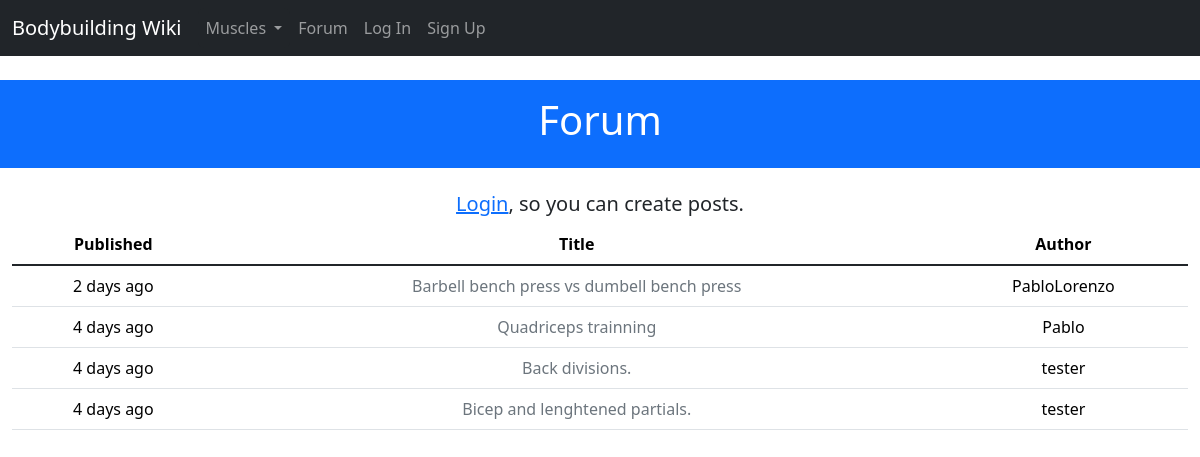
/forum, run on an earlier commit of the app's database.
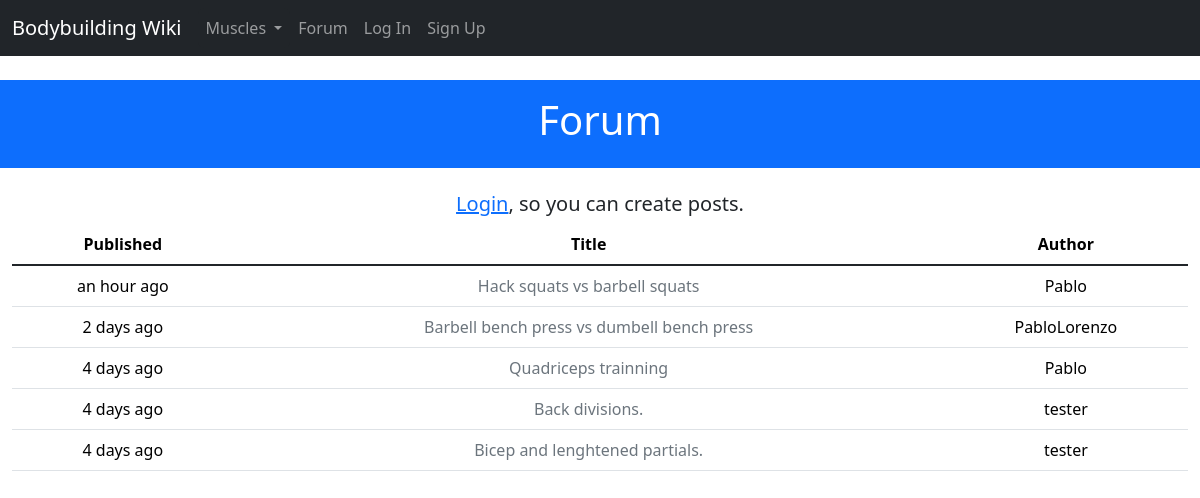
And on a later commit of the database.
### project/forum/models.py (models this page shows)
class Post(db.Model):
 __tablename__ = 'posts'
 id = db.Column(db.Integer, primary_key=True)
 title = db.Column(db.String(50))
 body = db.Column(db.Text)
 timestamp = db.Column(db.DateTime, index=True, default=datetime.utcnow)
 author_id = db.Column(db.Integer, db.ForeignKey('users.id'))
 comments = db.Relationship('Comment', backref='post', lazy='dynamic')

### project/auth/models.py (models this page shows, shortened)
class User(UserMixin, db.Model):
    __tablename__ = 'users'
    id = db.Column(db.Integer, primary_key=True)
    username = db.Column(db.String(64), unique=True, index=True)
    email = db.Column(db.String(64), unique=True, index=True)
    role_id = db.Column(db.Integer, db.ForeignKey('roles.id'))
    name = db.Column(db.String(64))
    location = db.Column(db.String(64))
    about_me = db.Column(db.Text())
    member_since = db.Column(db.DateTime(), default=datetime.utcnow) # datetime.utcnow is missing the () at the end. This is because the default argument in db.Column() can take a function as a value.
    last_seen = db.Column(db.DateTime(), default=datetime.utcnow)
    password_hash = db.Column(db.String(128))
    posts = db.relationship('Post', backref='author', lazy='dynamic')
    comments = db.relationship('Comment', backref='author', lazy='dynamic')
    papers_saved = db.relationship('PaperSaved', lazy='dynamic')
    def can(self, perm):
        return self.role is not None and self.role.has_permission(perm)
    @property
    def password(self):
        raise AttributeError('password is not a readable attribute')

### project/forum/views.py (the view)
@forum.route('')
def index():
    posts = Post.query.order_by(Post.timestamp.desc()).all()
    return render_template('forum/index.html', posts=posts)

### project/auth/models.py (called while the page is built)
    def can(self, permissions):
        return False

### project/main/__init__.py (called while the page is built)
@main.app_context_processor
def inject_user():
    return dict(user=current_user or None)

@main.app_context_processor
def inject_permissions():
    return dict(Permission=Permission)

@main.app_context_processor
def inject_muscles():
    return dict(muscles=Muscle.query.all())

### project/templates/forum/index.html (shortened to what this page needs)
{% extends 'base.html' %}
{% block header %}Forum{% endblock header %}
{% block content %}
{% if user.can(Permission.WRITE) %}
    <h5 class="text-center">Have something to discuss? <a href="{{ url_for('forum.post_create') }}"> create a post </a></h2>
{% else %}
<h5 class="text-center"><a href="{{ url_for('auth.login') }}">Login</a>, so you can create posts.</h5>
{% endif %}
<table class="table table-hover">
    <thead class="text-center">
        <th scope="col">Published</th>
        <th scope="col">Title</th>
        <th scope="col">Author</th>
    </thead>
    <tbody class="table-group-divider text-center">
        {% for post in posts %}
        <tr scope="row">
            <td>{{ moment(post.timestamp).fromNow() }}</td>
            <td><a href="{{ url_for('forum.post_read', id=post.id) }}"
                class="link-secondary link-offset-2 link-underline-opacity-0 link-underline-opacity-100-hover">{{post.title}}</a></td>
            <td>{{post.author.username}}</td>
        </tr>
        {% endfor %}
    </tbody>
</table>
{% endblock content %}

What changed in the data, as far as the page shows it:
added Post: timestamp "an hour ago", title "Hack squats vs barbell squats", author.username "Pablo"
